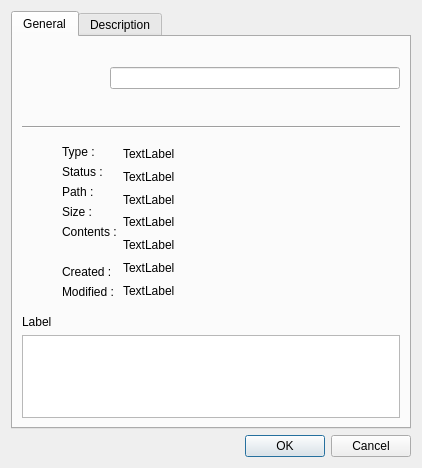
<?xml version="1.0" encoding="UTF-8"?>
<ui version="4.0">
 <class>PropertiesDialog</class>
 <widget class="QDialog" name="PropertiesDialog">
  <property name="geometry">
   <rect>
    <x>0</x>
    <y>0</y>
    <width>422</width>
    <height>468</height>
   </rect>
  </property>
  <property name="windowTitle">
   <string>properties</string>
  </property>
  <layout class="QGridLayout" name="mainGridLayout">
   <item row="2" column="0">
    <widget class="QDialogButtonBox" name="buttonBox">
     <property name="orientation">
      <enum>Qt::Horizontal</enum>
     </property>
     <property name="standardButtons">
      <set>QDialogButtonBox::Cancel|QDialogButtonBox::Ok</set>
     </property>
    </widget>
   </item>
   <item row="0" column="0">
    <widget class="QTabWidget" name="tabWidget">
     <property name="currentIndex">
      <number>0</number>
     </property>
     <widget class="QWidget" name="general">
      <attribute name="title">
       <string>General</string>
      </attribute>
      <layout class="QGridLayout" name="gridLayout">
       <item row="2" column="0">
        <layout class="QHBoxLayout" name="mainPropertiesHorizontalLayout">
         <property name="leftMargin">
          <number>40</number>
         </property>
         <property name="topMargin">
          <number>10</number>
         </property>
         <property name="bottomMargin">
          <number>10</number>
         </property>
         <item>
          <layout class="QVBoxLayout" name="captionsVerticalLayout">
           <item>
            <widget class="QLabel" name="typeCaption">
             <property name="layoutDirection">
              <enum>Qt::RightToLeft</enum>
             </property>
             <property name="text">
              <string>Type :</string>
             </property>
            </widget>
           </item>
           <item>
            <widget class="QLabel" name="statusCaption">
             <property name="layoutDirection">
              <enum>Qt::RightToLeft</enum>
             </property>
             <property name="text">
              <string>Status :</string>
             </property>
            </widget>
           </item>
           <item>
            <widget class="QLabel" name="pathCaption">
             <property name="layoutDirection">
              <enum>Qt::RightToLeft</enum>
             </property>
             <property name="text">
              <string>Path :</string>
             </property>
            </widget>
           </item>
           <item>
            <widget class="QLabel" name="sizeCaption">
             <property name="layoutDirection">
              <enum>Qt::RightToLeft</enum>
             </property>
             <property name="text">
              <string>Size :</string>
             </property>
            </widget>
           </item>
           <item>
            <widget class="QLabel" name="contentCaption">
             <property name="layoutDirection">
              <enum>Qt::RightToLeft</enum>
             </property>
             <property name="text">
              <string>Contents :</string>
             </property>
            </widget>
           </item>
           <item>
            <widget class="QLabel" name="dummyLabel">
             <property name="text">
              <string/>
             </property>
            </widget>
           </item>
           <item>
            <widget class="QLabel" name="createdCaption">
             <property name="layoutDirection">
              <enum>Qt::RightToLeft</enum>
             </property>
             <property name="text">
              <string>Created :</string>
             </property>
            </widget>
           </item>
           <item>
            <widget class="QLabel" name="modifiedCaption">
             <property name="layoutDirection">
              <enum>Qt::RightToLeft</enum>
             </property>
             <property name="text">
              <string>Modified :</string>
             </property>
            </widget>
           </item>
          </layout>
         </item>
         <item>
          <layout class="QVBoxLayout" name="valuesVerticalLayout">
           <item>
            <widget class="QLabel" name="typeValue">
             <property name="text">
              <string>TextLabel</string>
             </property>
            </widget>
           </item>
           <item>
            <widget class="QLabel" name="statusValue">
             <property name="text">
              <string>TextLabel</string>
             </property>
            </widget>
           </item>
           <item>
            <widget class="QLabel" name="pathValue">
             <property name="text">
              <string>TextLabel</string>
             </property>
            </widget>
           </item>
           <item>
            <widget class="QLabel" name="sizeValue">
             <property name="text">
              <string>TextLabel</string>
             </property>
            </widget>
           </item>
           <item>
            <widget class="QLabel" name="contentValue">
             <property name="text">
              <string>TextLabel</string>
             </property>
            </widget>
           </item>
           <item>
            <widget class="QLabel" name="createdValue">
             <property name="text">
              <string>TextLabel</string>
             </property>
            </widget>
           </item>
           <item>
            <widget class="QLabel" name="modifiedValue">
             <property name="text">
              <string>TextLabel</string>
             </property>
            </widget>
           </item>
          </layout>
         </item>
         <item>
          <spacer name="horizontalSpacer">
           <property name="orientation">
            <enum>Qt::Horizontal</enum>
           </property>
           <property name="sizeHint" stdset="0">
            <size>
             <width>40</width>
             <height>20</height>
            </size>
           </property>
          </spacer>
         </item>
        </layout>
       </item>
       <item row="3" column="0">
        <layout class="QVBoxLayout" name="labelVerticalLayout">
         <item>
          <widget class="QLabel" name="labelCaption">
           <property name="text">
            <string>Label</string>
           </property>
          </widget>
         </item>
         <item>
          <widget class="QPlainTextEdit" name="labelValue">
           <property name="readOnly">
            <bool>true</bool>
           </property>
          </widget>
         </item>
        </layout>
       </item>
       <item row="0" column="0">
        <layout class="QHBoxLayout" name="nameHorizontalLayout">
         <property name="spacing">
          <number>24</number>
         </property>
         <property name="bottomMargin">
          <number>10</number>
         </property>
         <item>
          <widget class="QLabel" name="iconLabel">
           <property name="minimumSize">
            <size>
             <width>64</width>
             <height>64</height>
            </size>
           </property>
           <property name="maximumSize">
            <size>
             <width>64</width>
             <height>64</height>
            </size>
           </property>
           <property name="frameShape">
            <enum>QFrame::NoFrame</enum>
           </property>
           <property name="frameShadow">
            <enum>QFrame::Plain</enum>
           </property>
           <property name="text">
            <string/>
           </property>
          </widget>
         </item>
         <item>
          <widget class="QLineEdit" name="nameLineEdit">
           <property name="readOnly">
            <bool>true</bool>
           </property>
          </widget>
         </item>
        </layout>
       </item>
       <item row="1" column="0">
        <widget class="Line" name="line">
         <property name="orientation">
          <enum>Qt::Horizontal</enum>
         </property>
        </widget>
       </item>
      </layout>
     </widget>
     <widget class="QWidget" name="description">
      <attribute name="title">
       <string>Description</string>
      </attribute>
     </widget>
    </widget>
   </item>
  </layout>
 </widget>
 <resources/>
 <connections>
  <connection>
   <sender>buttonBox</sender>
   <signal>accepted()</signal>
   <receiver>PropertiesDialog</receiver>
   <slot>accept()</slot>
   <hints>
    <hint type="sourcelabel">
     <x>248</x>
     <y>254</y>
    </hint>
    <hint type="destinationlabel">
     <x>157</x>
     <y>274</y>
    </hint>
   </hints>
  </connection>
  <connection>
   <sender>buttonBox</sender>
   <signal>rejected()</signal>
   <receiver>PropertiesDialog</receiver>
   <slot>reject()</slot>
   <hints>
    <hint type="sourcelabel">
     <x>316</x>
     <y>260</y>
    </hint>
    <hint type="destinationlabel">
     <x>286</x>
     <y>274</y>
    </hint>
   </hints>
  </connection>
 </connections>
</ui>
